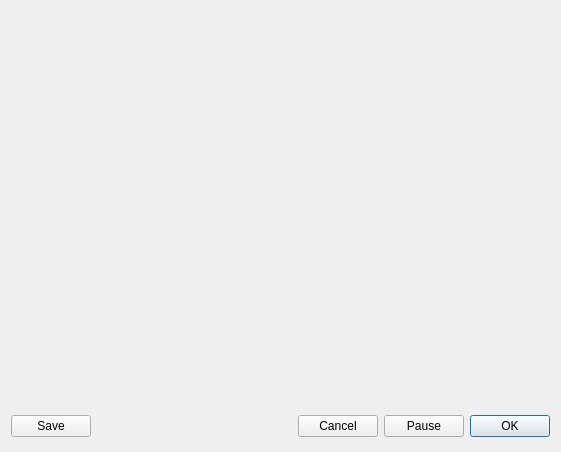
<?xml version="1.0" encoding="UTF-8"?>
<ui version="4.0">
 <class>CRegistryProgressBaseDialog</class>
 <widget class="QDialog" name="CRegistryProgressBaseDialog">
  <property name="geometry">
   <rect>
    <x>0</x>
    <y>0</y>
    <width>561</width>
    <height>452</height>
   </rect>
  </property>
  <property name="windowTitle">
   <string>Download Registry Log</string>
  </property>
  <layout class="QGridLayout">
   <item row="1" column="0">
    <layout class="QHBoxLayout">
     <item>
      <widget class="QPushButton" name="m_pushbuttonsave">
       <property name="text">
        <string>Save</string>
       </property>
      </widget>
     </item>
     <item>
      <spacer name="spacer1">
       <property name="orientation">
        <enum>Qt::Horizontal</enum>
       </property>
       <property name="sizeType">
        <enum>QSizePolicy::Expanding</enum>
       </property>
       <property name="sizeHint" stdset="0">
        <size>
         <width>180</width>
         <height>30</height>
        </size>
       </property>
      </spacer>
     </item>
     <item>
      <widget class="QPushButton" name="m_pushbuttoncancel">
       <property name="sizePolicy">
        <sizepolicy hsizetype="Preferred" vsizetype="Fixed">
         <horstretch>0</horstretch>
         <verstretch>0</verstretch>
        </sizepolicy>
       </property>
       <property name="text">
        <string>Cancel</string>
       </property>
       <property name="default">
        <bool>false</bool>
       </property>
      </widget>
     </item>
     <item>
      <widget class="QPushButton" name="m_pushbuttonpause">
       <property name="sizePolicy">
        <sizepolicy hsizetype="Preferred" vsizetype="Fixed">
         <horstretch>0</horstretch>
         <verstretch>0</verstretch>
        </sizepolicy>
       </property>
       <property name="text">
        <string>Pause</string>
       </property>
       <property name="default">
        <bool>false</bool>
       </property>
      </widget>
     </item>
     <item>
      <widget class="QPushButton" name="m_pushbuttonok">
       <property name="sizePolicy">
        <sizepolicy hsizetype="Preferred" vsizetype="Fixed">
         <horstretch>0</horstretch>
         <verstretch>0</verstretch>
        </sizepolicy>
       </property>
       <property name="text">
        <string>OK</string>
       </property>
       <property name="default">
        <bool>true</bool>
       </property>
      </widget>
     </item>
    </layout>
   </item>
   <item row="0" column="0">
    <widget class="Q3ListBox" name="m_listboxregistrylog">
     <property name="currentItem">
      <number>-1</number>
     </property>
     <property name="selectionMode">
      <enum>Q3ListBox::NoSelection</enum>
     </property>
    </widget>
   </item>
  </layout>
 </widget>
 <layoutdefault spacing="6" margin="11"/>
 <pixmapfunction>qPixmapFromMimeSource</pixmapfunction>
 <customwidgets>
  <customwidget>
   <class>Q3Frame</class>
   <extends>QFrame</extends>
   <header>Qt3Support/Q3Frame</header>
   <container>1</container>
  </customwidget>
  <customwidget>
   <class>Q3ListBox</class>
   <extends>Q3Frame</extends>
   <header>q3listbox.h</header>
  </customwidget>
 </customwidgets>
 <resources/>
 <connections>
  <connection>
   <sender>m_pushbuttonok</sender>
   <signal>clicked()</signal>
   <receiver>CRegistryProgressBaseDialog</receiver>
   <slot>pushbuttonok_clicked()</slot>
   <hints>
    <hint type="sourcelabel">
     <x>20</x>
     <y>20</y>
    </hint>
    <hint type="destinationlabel">
     <x>20</x>
     <y>20</y>
    </hint>
   </hints>
  </connection>
  <connection>
   <sender>m_pushbuttonpause</sender>
   <signal>clicked()</signal>
   <receiver>CRegistryProgressBaseDialog</receiver>
   <slot>pushbuttonpause_clicked()</slot>
   <hints>
    <hint type="sourcelabel">
     <x>20</x>
     <y>20</y>
    </hint>
    <hint type="destinationlabel">
     <x>20</x>
     <y>20</y>
    </hint>
   </hints>
  </connection>
  <connection>
   <sender>m_pushbuttoncancel</sender>
   <signal>clicked()</signal>
   <receiver>CRegistryProgressBaseDialog</receiver>
   <slot>pushbuttoncancel_clicked()</slot>
   <hints>
    <hint type="sourcelabel">
     <x>20</x>
     <y>20</y>
    </hint>
    <hint type="destinationlabel">
     <x>20</x>
     <y>20</y>
    </hint>
   </hints>
  </connection>
  <connection>
   <sender>m_pushbuttonsave</sender>
   <signal>clicked()</signal>
   <receiver>CRegistryProgressBaseDialog</receiver>
   <slot>pushbuttonsave_clicked()</slot>
   <hints>
    <hint type="sourcelabel">
     <x>20</x>
     <y>20</y>
    </hint>
    <hint type="destinationlabel">
     <x>20</x>
     <y>20</y>
    </hint>
   </hints>
  </connection>
 </connections>
</ui>
